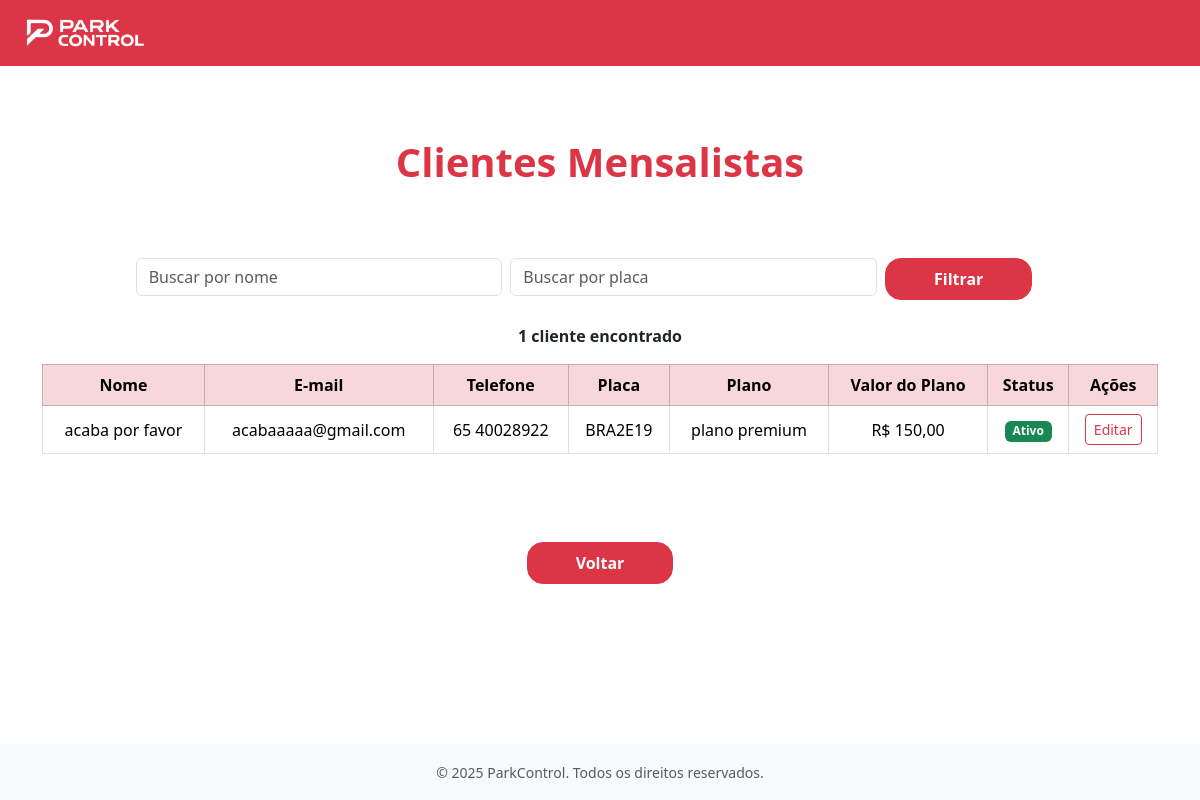
The app's page /mensalistas/, older data.
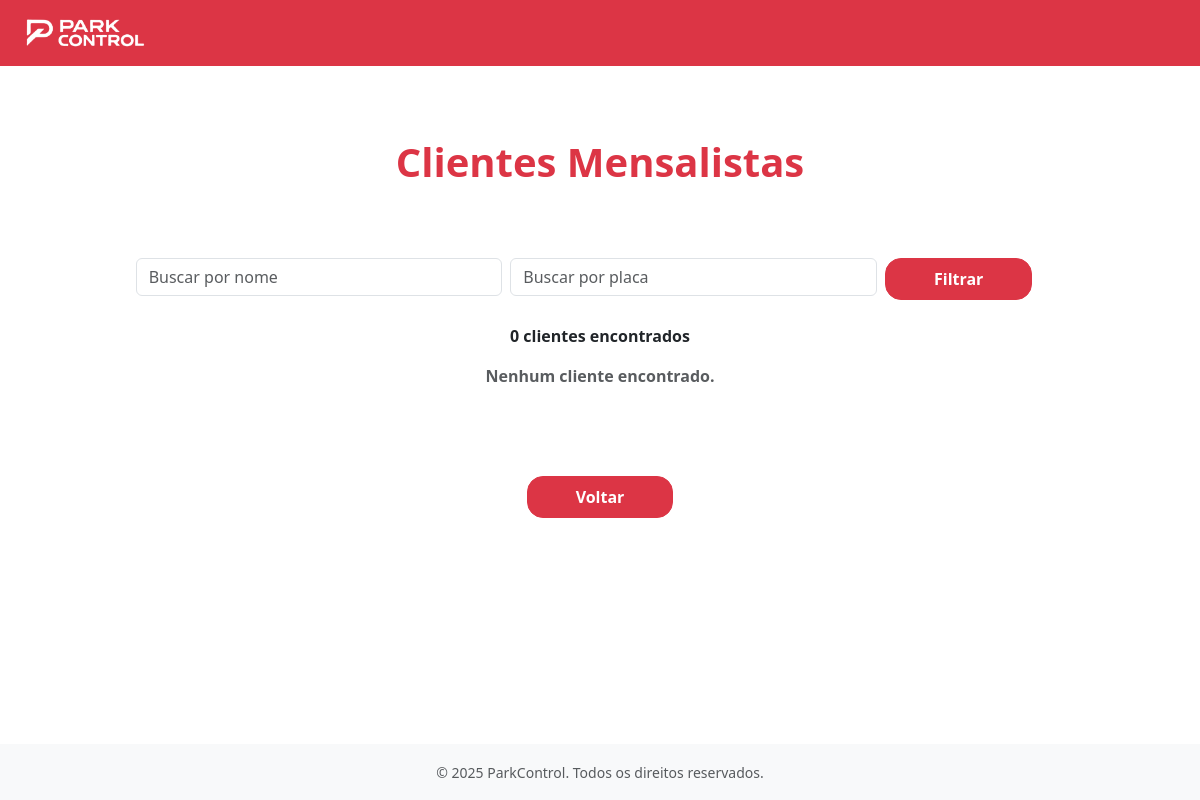
The same page, newer data.
### apps/clientes/models.py (models this page shows, shortened)
class Mensalista(models.Model):
    nome = models.CharField(max_length=100)
    telefone = models.CharField(
        max_length=15,
        validators=[
            RegexValidator(
                r'^\(?\d{2}\)?[-.\s]?\d{4,5}[-.\s]?\d{4}$',
                'Telefone no formato inválido (ex: (65) 99999-9999)'
            )
        ]
    )
    email = models.EmailField(max_length=100)
    plano = models.ForeignKey(
        Planos,
        on_delete=models.SET_NULL,
        null=True,
        limit_choices_to={'tipo_plano': 'Mensalista'},
        related_name="mensalistas"
    )
    placa = models.CharField(
        max_length=10,
        unique=True,
        validators=[
            RegexValidator(
                r'^[A-Z]{3}[0-9][A-Z][0-9]{2}$',
                'Placa no formato inválido (ex: ABC1D23 - padrão Mercosul)'
            )
        ]
    )
    ativo = models.BooleanField(default=True)
    historico = HistoricalRecords()  # Adiciona histórico de alterações

### apps/planos/models.py (models this page shows, shortened)
class Planos(models.Model):
    TIPO_PLANO_CHOICES = [
        ('Mensalista', 'Mensalista'),
        ('Diarista', 'Diarista'),
    ]
    TIPO_MENSAL_CHOICES = [
        ('Mensal', 'Mensal'),
        ('Anual','Anual')
    ]
    STATUS_CHOICES = [
        ('Ativo', 'Ativo'),
        ('Inativo', 'Inativo'),
    ]
    nome = models.CharField( max_length=50, blank=False, null=False)
    validade = models.PositiveIntegerField(blank=False, null=False)
    descricao = models.TextField(blank=True)
    data_criacao = models.DateTimeField(auto_now_add=True)
    ultima_alteracao = models.DateTimeField(auto_now=True)
    tipo_plano = models.CharField(max_length=20, choices=TIPO_PLANO_CHOICES, blank=False, null=False)
    status = models.CharField(max_length=20, choices=STATUS_CHOICES, blank=True, null=True,default='Ativo')
    valor_diaria = models.DecimalField(max_digits=10, decimal_places=2, blank=True, null=True)
    valor = models.DecimalField(max_digits=10, decimal_places=2, blank=True, null=True)
    tipo_mensal  = models.CharField(max_length=20, choices=TIPO_MENSAL_CHOICES, blank=True, null=True)
    historico = HistoricalRecords()  # Adiciona histórico de alterações

### apps/clientes/views.py (the view)
# urls.py: path('mensalistas/', views.cliente_mensalista_view, name='cliente_mensalista'),
def cliente_mensalista_view(request):
    mensalistas = Mensalista.objects.all()
    query_nome = request.GET.get('nome', '')
    query_placa = request.GET.get('placa', '')
    if query_nome:
        mensalistas = mensalistas.filter(nome__icontains=query_nome)
    if query_placa:
        mensalistas = mensalistas.filter(placa__icontains=query_placa)
    logger.info(f"Visualização lista mensalistas - filtros: nome='{query_nome}', placa='{query_placa}'")
    return render(request, 'clientes/cliente_mensalista.html', {'mensalistas': mensalistas, 'query_nome': query_nome, 'query_placa': query_placa})

### apps/clientes/templates/clientes/cliente_mensalista.html (shortened to what this page needs)
{% extends "base.html" %}
{% load static %}
{% block content %}
<main class="flex-grow-1 d-flex flex-column justify-content-center align-items-center py-5">
    <h1 class="text-danger fw-bold mb-5">Clientes Mensalistas</h1>
    <div class="container mt-4">
        <form method="GET" class="row g-2 mb-4 justify-content-center">
            <div class="col-md-4">
                <input type="text" name="nome" class="form-control" placeholder="Buscar por nome" value="{{ request.GET.nome }}">
            </div>
            <div class="col-md-4">
                <input type="text" name="placa" class="form-control" placeholder="Buscar por placa" value="{{ request.GET.placa }}">
            </div>
            <div class="col-md-2">
                <button type="submit" class="btn btn-danger px-5 py-2 rounded-4 fw-bold">Filtrar</button>
            </div>
        </form>
        <p class="text-center fw-bold">
            {{ mensalistas|length }} cliente{{ mensalistas|length|pluralize }} encontrado{{ mensalistas|length|pluralize }}
        </p>
        <div class="table-responsive">
            {% if mensalistas %}
            <table class="table table-bordered text-center align-middle">
                <thead class="table-danger">
                    <tr>
                        <th>Nome</th>
                        <th>E-mail</th>
                        <th>Telefone</th>
                        <th>Placa</th>
                        <th>Plano</th>
                        <th>Valor do Plano</th>
                        <th>Status</th>
                        <th>Ações</th>
                    </tr>
                </thead>
                <tbody>
                    {% for cliente in mensalistas %}
                    <tr>
                        <td>{{ cliente.nome }}</td>
                        <td>{{ cliente.email }}</td>
                        <td>{{ cliente.telefone }}</td>
                        <td>{{ cliente.placa }}</td>
                        <td>{{ cliente.plano.nome }}</td>
                        <td>R$ {{ cliente.plano.valor|floatformat:2 }}</td>
                        <td>
                            {% if cliente.ativo %}
                                <span class="badge bg-success">Ativo</span>
                            {% else %}
                                <span class="badge bg-secondary">Inativo</span>
                            {% endif %}
                        </td>
                        <td>
                            <a href="{% url 'clientes:editar_mensalista' pk=cliente.pk %}" class="btn btn-outline-danger btn-sm">Editar</a>
                        </td>
                    </tr>
                    {% empty %}
                    <tr>
                        <td colspan="6">Nenhum cliente encontrado.</td>
                    </tr>
                    {% endfor %}
                </tbody>
            </table>
            {% else %}
            <p class="text-center fw-bold text-muted">Nenhum cliente encontrado.</p>
            {% endif %}
        </div>
    </div>
</main>
<footer class="text-center mt-4">
    {% if user.is_authenticated and user.perfil_acesso == 'Administrador' %}
        <a href="{% url 'usuarios:gerencia_cliente' %}" class="btn btn-danger px-5 py-2 rounded-4 fw-bold">Voltar</a>
    {% else %}
        <a href="{% url 'frentistas:gerenciar_clientes' %}" class="btn btn-danger px-5 py-2 rounded-4 fw-bold">Voltar</a>
    {% endif %}
</footer>
{% endblock %}

Row changes from the older to the newer data that the page shows:
removed Mensalista: nome "acaba por favor", email "acabaaaaa@gmail.com", telefone "65 40028922", placa "BRA2E19", plano.nome "plano premium", plano.valor "150,00", ativo "Ativo"
Text that changed along with them:
{{ mensalistas|length }}: "1" → "0"
text no longer shown: "Nome E-mail Telefone Placa Plano Valor do Plano Status Ações"
text now shown: "Nenhum cliente encontrado."
